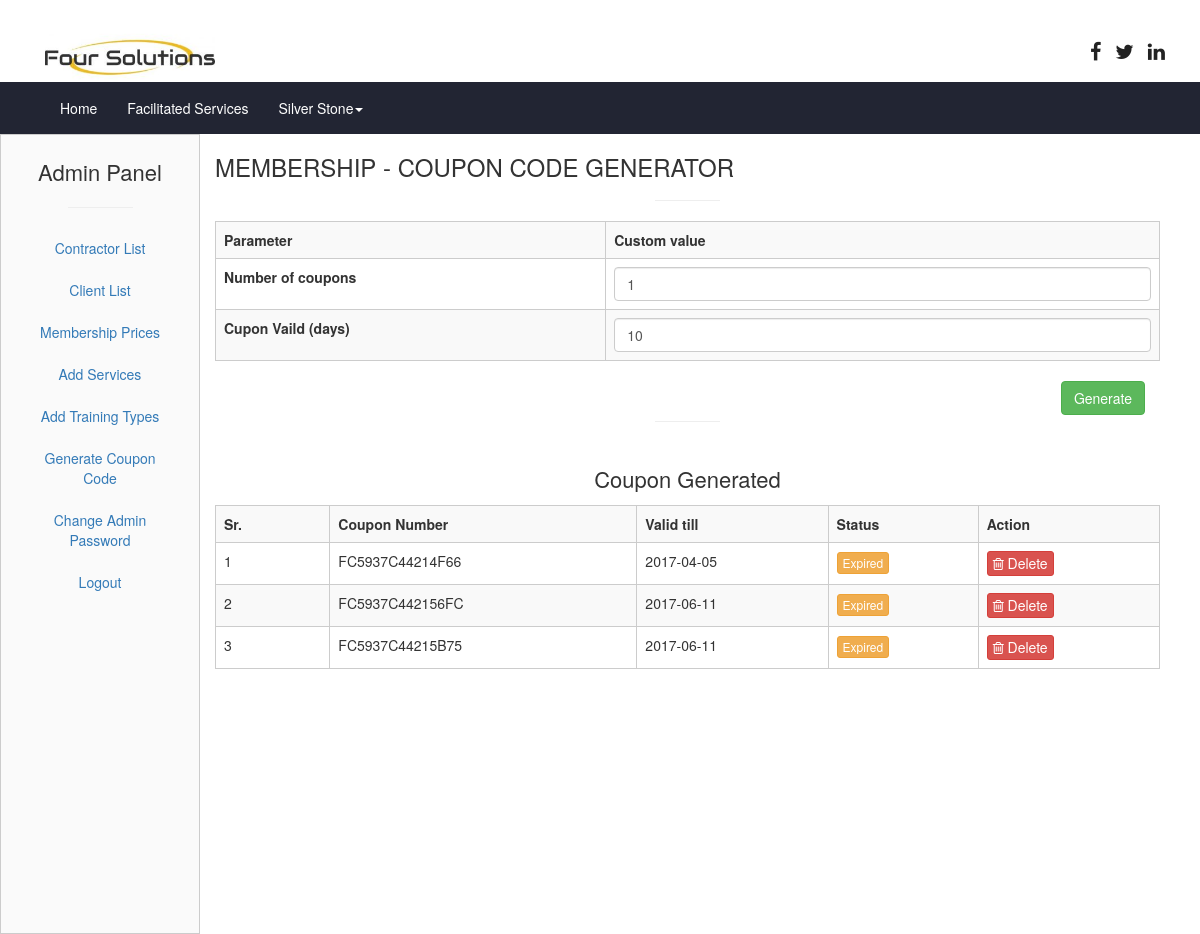
The page /admin/coupon.php (signed in) on the database its author committed.
### tables this page shows
CREATE TABLE `cupon` (
  `id` int(11) NOT NULL,
  `number` varchar(255) NOT NULL,
  `status` tinyint(1) NOT NULL,
  `valid_date` date NOT NULL
);

### admin/coupon.php (the view, shortened to what this page needs)
<?php
@include("../header1.php");
@include("../contractor/db/connect.php");
?>
<div class="container-fluid">
  <?php @include("admin-sidebar.php"); ?>
    <link href="../FourClickSolutions_files/bootstrap.min.css" rel="stylesheet">
</head>
<body>
	<div class="container">
		<div class="row">
			<div class="col-md-10">
				<h3>Membership - Coupon Code Generator</h3>
				<hr>
				<form action="coupon.php" method="POST" >
					<table class="table table-striped">
						<tr>
							<th>Parameter</th>
							<th>Custom value</th>
						</tr>
						<tr>
							<th>Number of coupons</th>
							<td><input class="form-control" type="number" name="no_of_coupons" value="1" min="1"/></td>
						</tr>
						<tr>
							<th>Cupon Vaild (days)</th>
							<td><input class="form-control" type="number" name="valid_days" value="10" min="1" /></td>
						</tr>
							</table>
					<div class="col-md-offset-8 col-md-4">
						<button type="submit" class="btn btn-success pull-right">Generate</button>
						<br/><br/>
					</div>
					</form>
					<hr />
					<p class="para_adj">Coupon Generated</p>
     	<table class="table table-striped">
     	<form action="" Method="POST">
		      <tbody>
		      <tr>
		       <th>Sr.</th>
		        <th>Coupon Number</th>
		         <th>Valid till</th>
		          <th>Status</th>
		         <th>Action</th>
		      </tr>
		      <?php
    $result = "SELECT * FROM  `cupon` ";
				$sql = $conn->query($result);
					if ($sql->num_rows > 0) {
					$i='0';
					   $date= date("Y-m-d");
	                while($row = $sql->fetch_assoc()) { $i++;?>
		      <tr>
		       <td><?= $i; ?></td>
		        <td><?= $row['number'] ; ?></td>
		         <td><?= $row['valid_date'] ; ?></td>
		          <td><? if( $row['valid_date'] < $date){echo '<p  class="btn btn-warning btn-xs"> Expired </p>';} elseif ($row['status'] == '0' ) {echo '<p  class="btn btn-success btn-xs" >Unused</p>';}elseif($row['status'] == '1'){echo '<p  class="btn btn-danger btn-xs"> Used </p>';}; ?></td>
		         	<td>
               <a onclick="javascript:confirmationDelete($(this));return false;" href="coupon.php?delete_id=<?php echo $row['id']; ?> " class="btn btn-danger btn-xs"><i class="fa fa-trash-o"></i> Delete</a>
                        	</td>
		      </tr>
		    <?php }}?>
		    </tbody>
		  </table>
			</div>
		</div>
	</div>

### css/bootsnav.css (style rules this page uses)
body { -webkit-transition: all 0.3s ease-in-out; -moz-transition: all 0.3s ease-in-out; -o-transition: all 0.3s ease-in-out; -ms-transition: all 0.3s ease-in-out; transition: all 0.3s ease-in-out; }

### css/custom.css (style rules this page uses)
body { font-size: 15px; line-height: 24px; font-family: '"HelveticaNeue", "Helvetica Neue", Helvetica, Arial, Verdana, sans-serif; color: #484848; }
h1, h2, h3, h4, h5, h6 { font-weight: bold; text-transform: uppercase; color: #484848; }
h3 { font-size: 20px; margin: 0 0 10px; }
a,button { outline: 0 !important; }
hr { border: solid 1px #efbb20; width: 65px; }
.btn { border-radius:0px; }

### css/table.css (style rules this page uses)
.table td { border: 1px solid #ccc !important; }
.table th { border: 1px solid #ccc !important; }
table.table tr td:nth-child(1) { min-width: 53px; }
table.table tr td:nth-child(2) { min-width: 61px; }
table.table tr td:nth-child(3) { min-width: 51px; }
a.btn { text-align: left; font-size: 14px; }
a:nth-child(1) { text-align: center; }
a { font-size: 14px; }
.para_adj { text-align: center; padding-top: 21px; font-size: 22px; }

### rows shown on the page
cupon: number "FC5937C44214F66", valid_date "2017-04-05", shows "Expired"
cupon: number "FC5937C442156FC", valid_date "2017-06-11", shows "Expired"
cupon: number "FC5937C44215B75", valid_date "2017-06-11", shows "Expired"

### other values the page prints
$_SESSION['business_name'] "Silver Stone"
